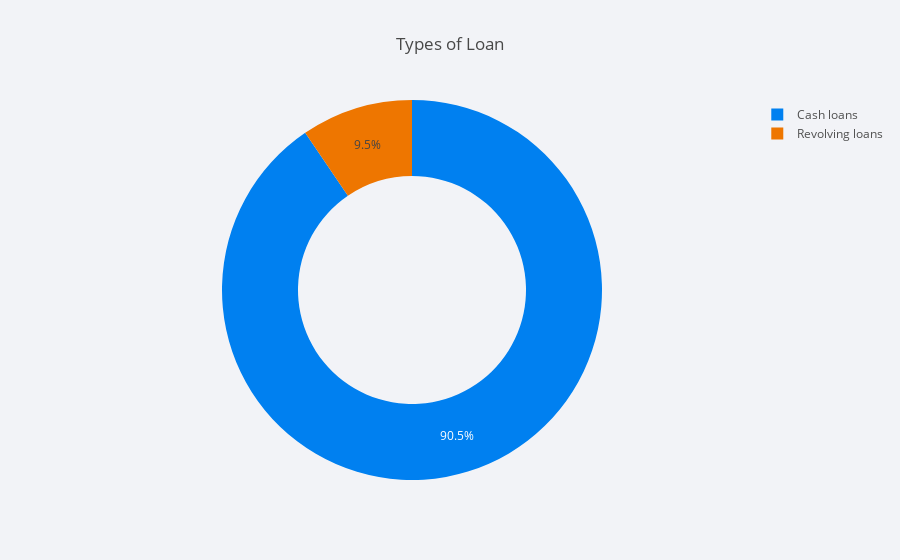

Notebook code cell kept with this figure:
### Markdown cell above
## Distribution of data points among output class

### Code cell
cf.set_config_file(theme='polar')
contract_val = application['NAME_CONTRACT_TYPE'].value_counts()
contract_df = pd.DataFrame({'labels': contract_val.index,
                   'values': contract_val.values
                  })
contract_df.iplot(kind='pie',labels='labels',values='values', title='Types of Loan', hole = 0.6)

### Figure 1 — Plotly figure (JSON) as saved in the notebook; plotly's stock layout.template omitted (floating-point values rounded to 4 significant figures)
{"data": [{"name": "", "labels": ["Cash loans", "Revolving loans"], "values": [254707, 26745], "marker": {"colors": ["rgba(0, 128, 240, 1.0)", "rgba(238, 118, 0, 1.0)"]}, "hole": 0.6, "type": "pie"}], "layout": {"paper_bgcolor": "#F2F3F7", "plot_bgcolor": "#F2F3F7", "titlefont": {"color": "#484848"}, "legend": {"bgcolor": "#F2F3F7", "font": {"color": "#505050"}}, "title": "Types of Loan"}}
